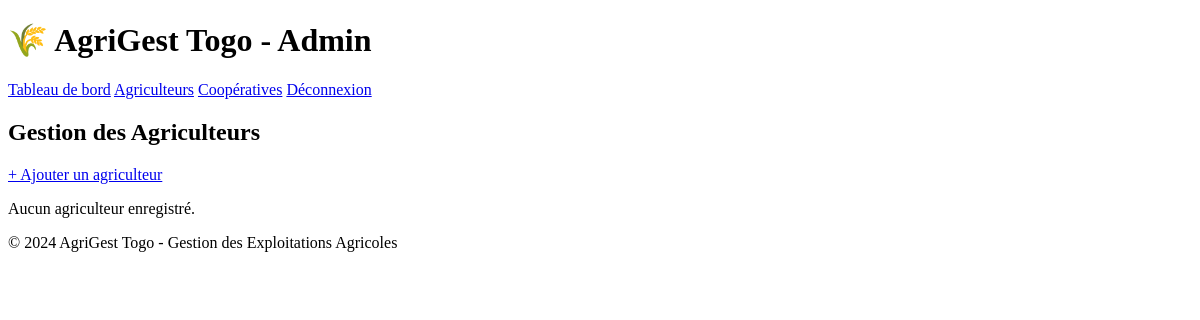
Page /admin/agriculteurs.php (signed in) on the earlier database version.
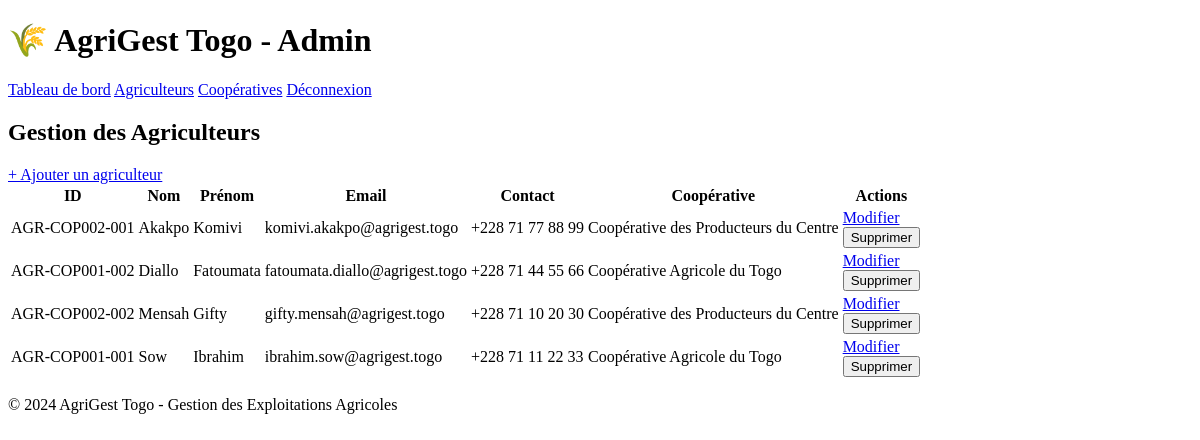
Same page on the later database version.
### tables this page shows
CREATE TABLE AGRICULTEUR (
    id_agri VARCHAR(20) PRIMARY KEY,
    contact_agri VARCHAR(20) NOT NULL,
    id_coop VARCHAR(15) NOT NULL,
    CONSTRAINT fk_agriculteur_utilisateur FOREIGN KEY (id_agri)
        REFERENCES UTILISATEUR(id_utilisateur)
        ON UPDATE CASCADE ON DELETE RESTRICT,
    CONSTRAINT fk_agriculteur_coop FOREIGN KEY (id_coop)
        REFERENCES COOPERATIVE(id_coop)
        ON UPDATE CASCADE ON DELETE RESTRICT
);

CREATE TABLE UTILISATEUR (
    id_utilisateur VARCHAR(20) PRIMARY KEY,
    nom VARCHAR(50) NOT NULL,
    prenom VARCHAR(50) NOT NULL,
    email VARCHAR(100) NOT NULL UNIQUE,
    mot_de_passe VARCHAR(255) NOT NULL,
    role ENUM('admin', 'responsable', 'agriculteur') NOT NULL
);

CREATE TABLE COOPERATIVE (
    id_coop VARCHAR(15) PRIMARY KEY,
    nom_coop VARCHAR(100) NOT NULL,
    localisation_coop VARCHAR(150) NOT NULL
);

### admin/agriculteurs.php (the view, shortened to what this page needs)
<?php
require_once('../config/connexion.php');
$action = $_GET['action'] ?? 'list';
?>
<!DOCTYPE html>
<html lang="fr">
<head>
    <link rel="stylesheet" href="../assets/css/style.css">
</head>
<body>
    <div class="container">
        <header>
            <h1>🌾 AgriGest Togo - Admin</h1>
            <nav>
                <a href="dashboard.php">Tableau de bord</a>
                <a href="agriculteurs.php">Agriculteurs</a>
                <a href="cooperatives.php">Coopératives</a>
                <a href="../auth/logout.php">Déconnexion</a>
            </nav>
        </header>
        <main>
            <h2>Gestion des Agriculteurs</h2>
            <?php if ($action === 'list'): ?>
                <div class="actions-bar">
                    <a href="?action=create" class="btn btn-primary">+ Ajouter un agriculteur</a>
                </div>
                <?php
                try {
                    $stmt = $pdo->query(
                        "SELECT a.id_agri, u.nom, u.prenom, u.email, a.contact_agri, a.id_coop, c.nom_coop
                         FROM AGRICULTEUR a
                         JOIN UTILISATEUR u ON a.id_agri = u.id_utilisateur
                         JOIN COOPERATIVE c ON a.id_coop = c.id_coop
                         ORDER BY u.nom, u.prenom"
                    );
                    $agriculteurs = $stmt->fetchAll();
                    if (!empty($agriculteurs)):
                ?>
                        <table class="table">
                            <thead>
                                <tr>
                                    <th>ID</th>
                                    <th>Nom</th>
                                    <th>Prénom</th>
                                    <th>Email</th>
                                    <th>Contact</th>
                                    <th>Coopérative</th>
                                    <th>Actions</th>
                                </tr>
                            </thead>
                            <tbody>
                                <?php foreach ($agriculteurs as $agri): ?>
                                    <tr>
                                        <td><?php echo htmlspecialchars($agri['id_agri']); ?></td>
                                        <td><?php echo htmlspecialchars($agri['nom']); ?></td>
                                        <td><?php echo htmlspecialchars($agri['prenom']); ?></td>
                                        <td><?php echo htmlspecialchars($agri['email']); ?></td>
                                        <td><?php echo htmlspecialchars($agri['contact_agri']); ?></td>
                                        <td><?php echo htmlspecialchars($agri['nom_coop']); ?></td>
                                        <td>
                                            <a href="?action=edit&id=<?php echo urlencode($agri['id_agri']); ?>" class="btn btn-small btn-edit">Modifier</a>
                                            <form method="POST" class="form-delete-inline" onsubmit="return confirm('Êtes-vous sûr ?');">
                                                <button type="submit" class="btn btn-small btn-delete">Supprimer</button>
                                            </form>
                                        </td>
                                    </tr>
                                <?php endforeach; ?>
                            </tbody>
                        </table>
                <?php
                    else:
                        echo '<p class="no-data">Aucun agriculteur enregistré.</p>';
                    endif;
                } catch (PDOException $e) {
                    echo '<div class="message-erreur">Erreur lors du chargement des agriculteurs.</div>';
                    error_log('Erreur SQL list agriculteur: ' . $e->getMessage());
                }
                ?>
            <?php endif; ?>
        </main>
        <footer>
            <p>&copy; 2024 AgriGest Togo - Gestion des Exploitations Agricoles</p>
        </footer>
    </div>
</body>
</html>

### assets/css/style.css (style rules this page uses)
:root { --color-primary: #2E7D32; --color-primary-dark: #1B5E20; --color-secondary: #8D6E63; --color-accent: #F9A825; --color-danger: #C62828; --color-bg: #F5F1E8; --color-surface: #FFFFFF; --color-text: #1B1B1B; --color-text-muted: #666666; --radius: 8px; --shadow: 0 2px 6px rgba(0,0,0,0.08); --font-heading: 'Poppins', sans-serif; --font-body: 'Inter', sans-serif; }

Differences in the rows shown:
added agriculteur: id_agri "AGR-COP002-001", id_agri.nom "Akakpo", id_agri.prenom "Komivi", id_agri.email "komivi.akakpo@agrigest.togo", contact_agri "+228 71 77 88 99", id_coop.nom_coop "Coopérative des Producteurs du Centre"
added agriculteur: id_agri "AGR-COP001-002", id_agri.nom "Diallo", id_agri.prenom "Fatoumata", id_agri.email "fatoumata.diallo@agrigest.togo", contact_agri "+228 71 44 55 66", id_coop.nom_coop "Coopérative Agricole du Togo"
added agriculteur: id_agri "AGR-COP002-002", id_agri.nom "Mensah", id_agri.prenom "Gifty", id_agri.email "gifty.mensah@agrigest.togo", contact_agri "+228 71 10 20 30", id_coop.nom_coop "Coopérative des Producteurs du Centre"
added agriculteur: id_agri "AGR-COP001-001", id_agri.nom "Sow", id_agri.prenom "Ibrahim", id_agri.email "ibrahim.sow@agrigest.togo", contact_agri "+228 71 11 22 33", id_coop.nom_coop "Coopérative Agricole du Togo"
Other differences:
text no longer shown: "Aucun agriculteur enregistré."
text now shown: "ID Nom Prénom Email Contact Coopérative Actions"
